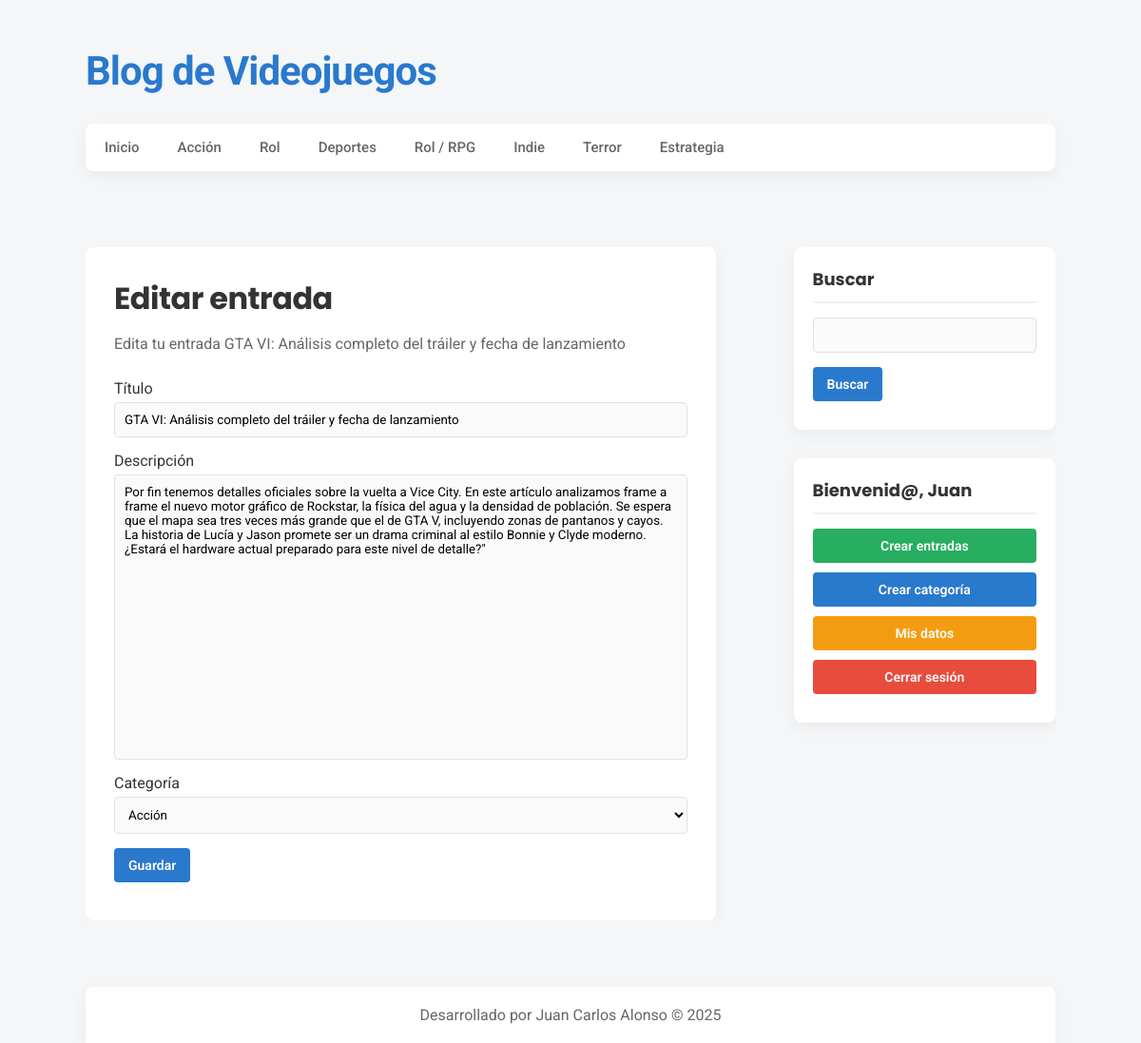
Page /editar-entrada.php?id=21 (signed in) on the committed database.
### tables this page shows
CREATE TABLE IF NOT EXISTS `categorias` (
  `id` int NOT NULL AUTO_INCREMENT,
  `nombre` varchar(100) DEFAULT NULL,
  PRIMARY KEY (`id`)
);

CREATE TABLE IF NOT EXISTS `entradas` (
  `id` int NOT NULL AUTO_INCREMENT,
  `usuario_id` int NOT NULL,
  `categoria_id` int NOT NULL,
  `titulo` varchar(255) NOT NULL,
  `descripcion` mediumtext,
  `fecha` date NOT NULL,
  PRIMARY KEY (`id`),
  KEY `fk_entrada_usuario` (`usuario_id`),
  KEY `fk_entrada_categoria` (`categoria_id`)
);

### includes/helpers.php (called while the page is built, shortened)
<?php
function conseguirCategorias($conexion) {
    $sql = "SELECT * FROM categorias ORDER BY id ASC";
    $categorias = mysqli_query($conexion, $sql);
    $resultado = array();
    if($categorias && mysqli_num_rows($categorias) >= 1){
        $resultado = $categorias;
    }
    return $resultado;
}
function conseguirEntrada($conexion, $id) {
    $sql = "SELECT e.*, c.nombre AS 'categoria', CONCAT(u.nombre, ' ', u.apellidos) AS usuario ".
           "FROM entradas e ".
           "INNER JOIN categorias c ON e.categoria_id = c.id ".
           "INNER JOIN usuarios u ON e.usuario_id = u.id ".
           "WHERE e.id = '$id'";
    $entrada = mysqli_query($conexion, $sql);
    $resultado = array();
    if($entrada && mysqli_num_rows($entrada) >= 1){
        $resultado = mysqli_fetch_assoc($entrada);
    }
    return $resultado;
}

### editar-entrada.php (the view, shortened to what this page needs)
<?php require_once 'includes/conexion.php';?>
<?php require_once 'includes/helpers.php';?>
<?php
    $entrada_actual = conseguirEntrada($db, $_GET['id']);
?>
<?php require_once 'includes/cabecera.php';?>
<?php require_once 'includes/lateral.php'; ?>
<div id="principal">
    <h1>Editar entrada</h1>
    <p>
        Edita tu entrada <?=$entrada_actual['titulo']?>
    </p>
    <br/>
    <form action="acciones/guardar-entrada.php?editar=<?=$entrada_actual['id']?>" method="POST">
        <label for="titulo">Título</titulo>
        <input type="text" name="titulo" value="<?=$entrada_actual['titulo']?>"/>
        <label for="descripcion">Descripción</label>
        <textarea type="text" name="descripcion"><?=$entrada_actual['descripcion']?>"</textarea>
        <label for="categoria">Categoría</label>
        <select name="categoria">
            <?php
                $categorias = conseguirCategorias($db);
                if(!empty($categorias)):
                    while($categoria = mysqli_fetch_assoc($categorias)):
            ?>
                        <option value="<?=$categoria['id']?>"
                            <?=($categoria['id'] == $entrada_actual['categoria_id']) ? 'selected="selected"' : '' ?>>
                            <?=$categoria['nombre'];?></a>
                        </option>
            <?php
                    endwhile;
                endif;
            ?>
        </select>
        <input type="submit" value="Guardar" />
    </form>
</div>
<?php require_once 'includes/pie.php'; ?>

### includes/cabecera.php (shortened to what this page needs)
<?php require_once 'conexion.php'; ?>
<?php require_once 'includes/helpers.php'; ?>
<!DOCTYPE HTML>
<html lang="es">
<head>
    <link rel="stylesheet" type="text/css" href="./assets/css/style.css">
</head>
<body>
    <header id="cabecera">
        <div id="logo">
            <a href="index.php">
                <p>Blog de Videojuegos</p>
            </a>
        </div>
        <nav id="menu">
            <ul>
                <li>
                    <a href="index.php">Inicio</a>
                </li>
                <?php
                $categorias = conseguirCategorias($db);
                if (!empty($categorias)):
                    while ($categoria = mysqli_fetch_assoc($categorias)):
                ?>
                        <li>
                            <a href="categoria.php?id=<?= $categoria['id'] ?>"><?= $categoria['nombre']; ?></a>
                        </li>
                <?php
                    endwhile;
                endif;
                ?>
            </ul>
        </nav>
    </header>
    <div id="contenedor">

### assets/css/style.css (style rules this page uses)
:root { --primary: #2979CD; --primary-hover: #1c5fa0; --bg-body: #f4f6f8; --bg-white: #ffffff; --text-dark: #333333; --text-gray: #666666; --border-color: #e1e1e1; --soft-shadow: 0px 5px 15px rgba(0, 0, 0, 0.05); }
* { margin: 0px; padding: 0px; font-family: 'Roboto', sans-serif; text-decoration: none; box-sizing: border-box; }
body { background: var(--bg-body); color: var(--text-dark); display: flex; flex-direction: column; min-height: 100vh; }
#cabecera { width: 85%; height: auto; background: transparent; margin: 30px auto; }
#logo { float: left; width: 540px; height: 100px; }
#logo a { font-family: 'Poppins', sans-serif; font-size: 42px; font-weight: 700; letter-spacing: -1px; color: var(--primary); text-shadow: none; transition: all 300ms; margin-left: 0; display: block; padding-top: 20px; }
#menu { clear: both; width: 100%; height: 50px; background: var(--bg-white); border: none; border-radius: 8px; box-shadow: var(--soft-shadow); overflow: hidden; margin-bottom: 20px; }
#menu ul { list-style: none; }
#menu ul li { float: left; line-height: 50px; border-right: none; }
#menu ul li a { display: block; padding-left: 20px; padding-right: 20px; font-size: 15px; font-weight: 500; color: var(--text-gray); transition: all 0.3s; }
#contenedor { width: 85%; height: auto; margin: 0px auto; margin-top: 30px; margin-bottom: 30px; overflow: hidden; }
label, input[type="text"], input[type="email"], input[type="password"], textarea, select { display: block; width: 100%; margin-top: 5px; margin-bottom: 5px; }
input[type="text"], input[type="email"], input[type="password"], textarea, select { padding: 10px; margin-bottom: 15px; border: 1px solid var(--border-color); border-radius: 4px; background: #fafafa; outline: none; transition: border 0.3s; }
textarea { height: 300px; resize: none; }
input[type="button"], input[type="submit"], .boton { margin-top: 10px; margin-bottom: 10px; display: block; border-radius: 4px; color: white; background: var(--primary); border: none; cursor: pointer; padding: 10px 15px; font-weight: 600; font-size: 14px; transition: transform 0.2s, background 0.2s; }
#principal { float: left; width: 65%; min-height: 572px; background: var(--bg-white); border-radius: 8px; box-shadow: var(--soft-shadow); padding: 30px; overflow: hidden; }
#principal h1 { font-size: 32px; color: var(--text-dark); font-family: 'Poppins', sans-serif; letter-spacing: -0.5px; margin-bottom: 10px; text-shadow: none; }
#principal p { margin-top: 10px; line-height: 1.7; color: var(--text-gray); }

### rows in the picture
categorias: nombre "Acción"
categorias: nombre "Rol"
categorias: nombre "Deportes"
categorias: nombre "Rol / RPG"
categorias: nombre "Indie"
categorias: nombre "Terror"
categorias: nombre "Estrategia"
entradas: titulo "GTA VI: Análisis completo del tráiler y fecha de lanzamiento", descripcion "Por fin tenemos detalles oficiales sobre la vuelta a Vice City. En este artículo analizamos frame a frame el nuevo motor gráfico de Rockstar, la física del agua y la densidad de población. Se espera que el mapa sea tres veces más grande que el de GTA V, incluyendo zonas de pantanos y cayos. La historia de Lucía y Jason promete ser un drama criminal al estilo Bonnie y Clyde moderno. ¿Estará el hardware actual preparado para este nivel de detalle?\"", categoria "Acción"

### other values in the picture
$_SESSION['usuario']['nombre'] "Juan"
